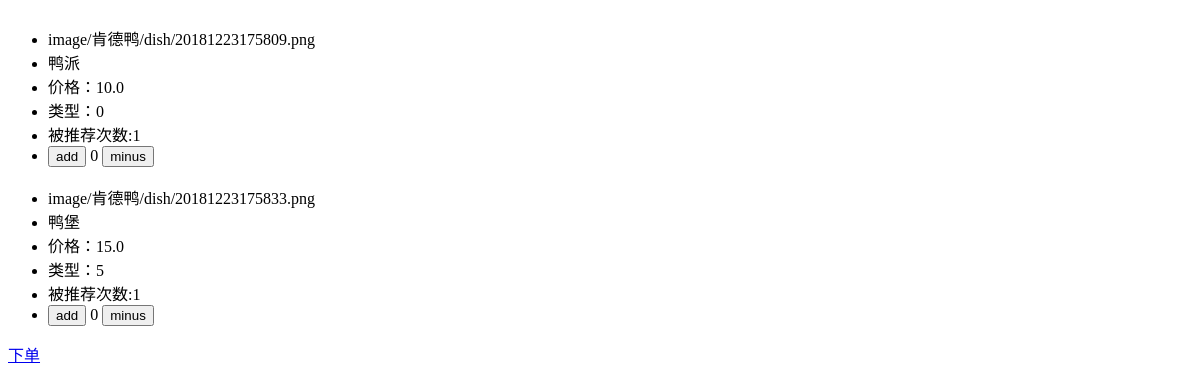
Page /UserController/order/1/ on the earlier database version.
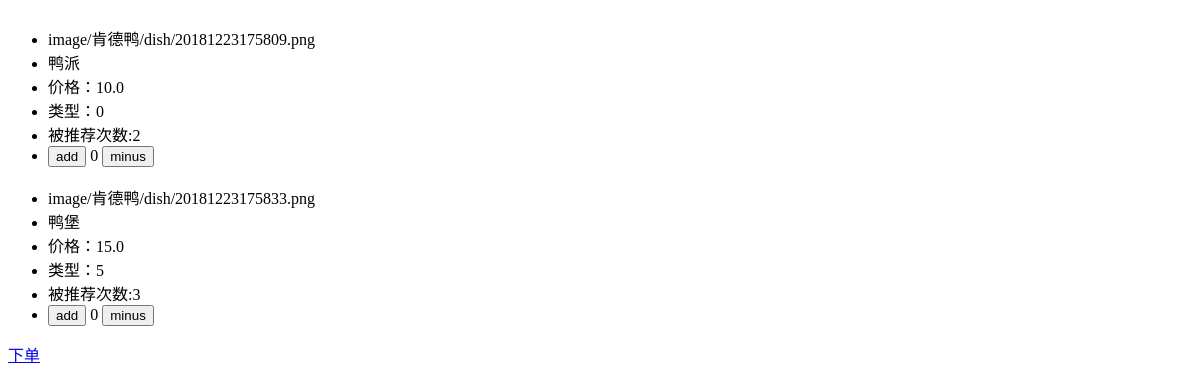
Same page on the later database version.
### ManagementController/models.py (models this page shows, shortened)
class Dish(models.Model):
    RestaurantID = models.ForeignKey(Restaurant, on_delete=models.CASCADE)
    Name = models.CharField(max_length=50)
    Price = models.FloatField()
    Image = models.ImageField(upload_to=get_file_path, null=True)
    Type_category = (
        (0, '开胃菜'),
        (1, '蔬菜'),
        (2, '肉类'),
        (3, '海鲜类'),
        (4, '汤'),
        (5, '甜品'),
        (6, '饮料'),
        (7, '其他'),
    )
    Type = models.PositiveSmallIntegerField(choices=Type_category)
    RecommendCount = models.PositiveIntegerField(default=0)

### UserController/views.py (the view)
# urls.py: url(r"^order/(?P<restaurant_id>\d)/$",views.order,name="order"),
def order(request,restaurant_id):
    restaurant = Restaurant.objects.get(id=restaurant_id)
    dishes = Dish.objects.filter(RestaurantID=restaurant)
    if request.method!="POST":
        carts = request.session.get("carts", None)
        if not carts:
            carts = {dish.Name:0 for dish in dishes}
            request.session["carts"] = carts
        context = {"dishes": dishes,"carts":carts}
        print(carts)
        return render(request,"UserController/order.html",context=context)
    pass

### UserController/templates/UserController/order.html (shortened to what this page needs)
<ul>
    {% for dish in dishes%}
    <br>
    <li>{{dish.Image}}</li>
    <li>{{dish.Name}}</li>
    <li>价格：{{dish.Price}}</li>
    <li>类型：{{dish.Type}}</li>
    <li>被推荐次数:{{dish.RecommendCount}}</li>
    <li>
        <button class="add" data-id="{{dish.id}}">add</button>
        {% for d,v in carts.items %}
        {% ifequal d dish.Name %}
        <span id="{{dish.id}}">{{v}}</span>
        {% endifequal %}
        {% endfor %}
        <button class="minus" data-id="{{dish.id}}">minus</button>
    </li>
    {% endfor %}
</ul>
<div>
    <a href="{%url 'UserController:confirm_order'%}">下单</a>
</div>

Differences in the rows shown:
changed Dish "image/肯德鸭/dish/20181223175809.png": RecommendCount "1" → "2"
changed Dish "image/肯德鸭/dish/20181223175833.png": RecommendCount "1" → "3"
